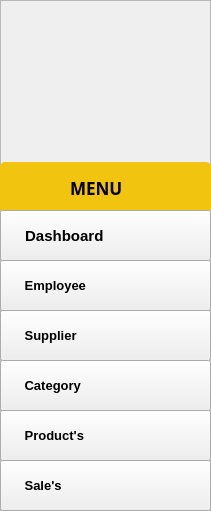
   <widget class="QFrame" name="PanalFrame">
    <property name="geometry">
     <rect>
      <x>10</x>
      <y>100</y>
      <width>211</width>
      <height>511</height>
     </rect>
    </property>
    <property name="styleSheet">
     <string notr="true">
QFrame#PanalFrame{
background-color: 0;
}</string>
    </property>
    <property name="frameShape">
     <enum>QFrame::StyledPanel</enum>
    </property>
    <property name="frameShadow">
     <enum>QFrame::Raised</enum>
    </property>
    <widget class="QWidget" name="widget" native="true">
     <property name="geometry">
      <rect>
       <x>30</x>
       <y>20</y>
       <width>141</width>
       <height>131</height>
      </rect>
     </property>
     <property name="styleSheet">
      <string notr="true">background-image: url(:/images/Images/stock.png);</string>
     </property>
    </widget>
    <widget class="QWidget" name="Menu_Title" native="true">
     <property name="geometry">
      <rect>
       <x>0</x>
       <y>162</y>
       <width>211</width>
       <height>51</height>
      </rect>
     </property>
     <property name="styleSheet">
      <string notr="true">QWidget#Menu_Title{
background-color: rgb(241, 196, 15);
border-radius: 5px;
}</string>
     </property>
     <widget class="QLabel" name="label_2">
      <property name="geometry">
       <rect>
        <x>70</x>
        <y>10</y>
        <width>71</width>
        <height>31</height>
       </rect>
      </property>
      <property name="font">
       <font>
        <family>Segoe MDL2 Assets</family>
        <pointsize>13</pointsize>
        <weight>75</weight>
        <bold>true</bold>
       </font>
      </property>
      <property name="text">
       <string>MENU</string>
      </property>
     </widget>
    </widget>
    <widget class="QPushButton" name="Employee_Button">
     <property name="geometry">
      <rect>
       <x>0</x>
       <y>260</y>
       <width>211</width>
       <height>51</height>
      </rect>
     </property>
     <property name="font">
      <font>
       <pointsize>10</pointsize>
       <weight>75</weight>
       <bold>true</bold>
      </font>
     </property>
     <property name="cursor">
      <cursorShape>PointingHandCursor</cursorShape>
     </property>
     <property name="styleSheet">
      <string notr="true">text-align: left;
padding-left:20px;</string>
     </property>
     <property name="text">
      <string> Employee</string>
     </property>
     <property name="icon">
      <iconset resource="images_rc.qrc">
       <normaloff>:/images/Images/employee.png</normaloff>:/images/Images/employee.png</iconset>
     </property>
     <property name="iconSize">
      <size>
       <width>24</width>
       <height>24</height>
      </size>
     </property>
    </widget>
    <widget class="QPushButton" name="Supplier_Button">
     <property name="geometry">
      <rect>
       <x>0</x>
       <y>310</y>
       <width>211</width>
       <height>51</height>
      </rect>
     </property>
     <property name="font">
      <font>
       <pointsize>10</pointsize>
       <weight>75</weight>
       <bold>true</bold>
      </font>
     </property>
     <property name="cursor">
      <cursorShape>PointingHandCursor</cursorShape>
     </property>
     <property name="layoutDirection">
      <enum>Qt::LeftToRight</enum>
     </property>
     <property name="styleSheet">
      <string notr="true">text-align: left;
padding-left:20px;</string>
     </property>
     <property name="text">
      <string> Supplier</string>
     </property>
     <property name="icon">
      <iconset resource="images_rc.qrc">
       <normaloff>:/images/Images/supplier.png</normaloff>:/images/Images/supplier.png</iconset>
     </property>
     <property name="iconSize">
      <size>
       <width>24</width>
       <height>24</height>
      </size>
     </property>
    </widget>
    <widget class="QPushButton" name="Category_Button">
     <property name="geometry">
      <rect>
       <x>0</x>
       <y>360</y>
       <width>211</width>
       <height>51</height>
      </rect>
     </property>
     <property name="font">
      <font>
       <pointsize>10</pointsize>
       <weight>75</weight>
       <bold>true</bold>
      </font>
     </property>
     <property name="cursor">
      <cursorShape>PointingHandCursor</cursorShape>
     </property>
     <property name="styleSheet">
      <string notr="true">text-align: left;
padding-left:20px;</string>
     </property>
     <property name="text">
      <string> Category</string>
     </property>
     <property name="icon">
      <iconset resource="images_rc.qrc">
       <normaloff>:/images/Images/files.png</normaloff>:/images/Images/files.png</iconset>
     </property>
     <property name="iconSize">
      <size>
       <width>24</width>
       <height>24</height>
      </size>
     </property>
    </widget>
    <widget class="QPushButton" name="Products_Button">
     <property name="geometry">
      <rect>
       <x>0</x>
       <y>410</y>
       <width>211</width>
       <height>51</height>
      </rect>
     </property>
     <property name="font">
      <font>
       <pointsize>10</pointsize>
       <weight>75</weight>
       <bold>true</bold>
      </font>
     </property>
     <property name="cursor">
      <cursorShape>PointingHandCursor</cursorShape>
     </property>
     <property name="styleSheet">
      <string notr="true">text-align: left;
padding-left:20px;</string>
     </property>
     <property name="text">
      <string> Product's</string>
     </property>
     <property name="icon">
      <iconset resource="images_rc.qrc">
       <normaloff>:/images/Images/packaging.png</normaloff>:/images/Images/packaging.png</iconset>
     </property>
     <property name="iconSize">
      <size>
       <width>24</width>
       <height>24</height>
      </size>
     </property>
    </widget>
    <widget class="QPushButton" name="Sales_Button">
     <property name="geometry">
      <rect>
       <x>0</x>
       <y>460</y>
       <width>211</width>
       <height>51</height>
      </rect>
     </property>
     <property name="font">
      <font>
       <pointsize>10</pointsize>
       <weight>75</weight>
       <bold>true</bold>
      </font>
     </property>
     <property name="cursor">
      <cursorShape>PointingHandCursor</cursorShape>
     </property>
     <property name="styleSheet">
      <string notr="true">text-align: left;
padding-left:20px;</string>
     </property>
     <property name="text">
      <string> Sale's</string>
     </property>
     <property name="icon">
      <iconset resource="images_rc.qrc">
       <normaloff>:/images/Images/money.png</normaloff>:/images/Images/money.png</iconset>
     </property>
     <property name="iconSize">
      <size>
       <width>24</width>
       <height>24</height>
      </size>
     </property>
    </widget>
    <widget class="QPushButton" name="Dash_Button">
     <property name="geometry">
      <rect>
       <x>0</x>
       <y>210</y>
       <width>211</width>
       <height>51</height>
      </rect>
     </property>
     <property name="font">
      <font>
       <pointsize>11</pointsize>
       <weight>75</weight>
       <bold>true</bold>
      </font>
     </property>
     <property name="cursor">
      <cursorShape>PointingHandCursor</cursorShape>
     </property>
     <property name="layoutDirection">
      <enum>Qt::LeftToRight</enum>
     </property>
     <property name="autoFillBackground">
      <bool>false</bool>
     </property>
     <property name="styleSheet">
      <string notr="true">text-align: left;
padding-left:20px;</string>
     </property>
     <property name="text">
      <string> Dashboard</string>
     </property>
     <property name="icon">
      <iconset resource="images_rc.qrc">
       <normaloff>:/images/Images/home.png</normaloff>:/images/Images/home.png</iconset>
     </property>
     <property name="iconSize">
      <size>
       <width>24</width>
       <height>24</height>
      </size>
     </property>
     <property name="autoDefault">
      <bool>false</bool>
     </property>
     <property name="flat">
      <bool>false</bool>
     </property>
    </widget>
   </widget>
